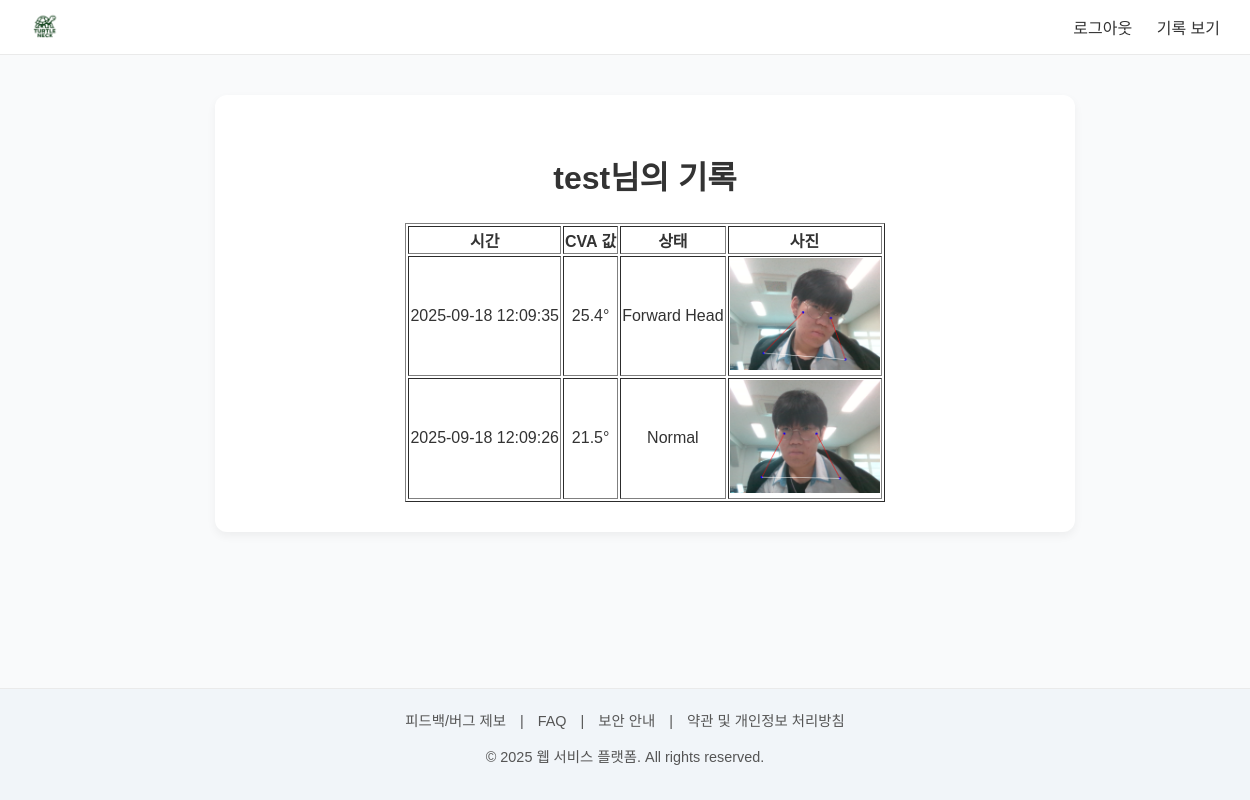
The page /records_images (signed in) on the database as committed earlier.
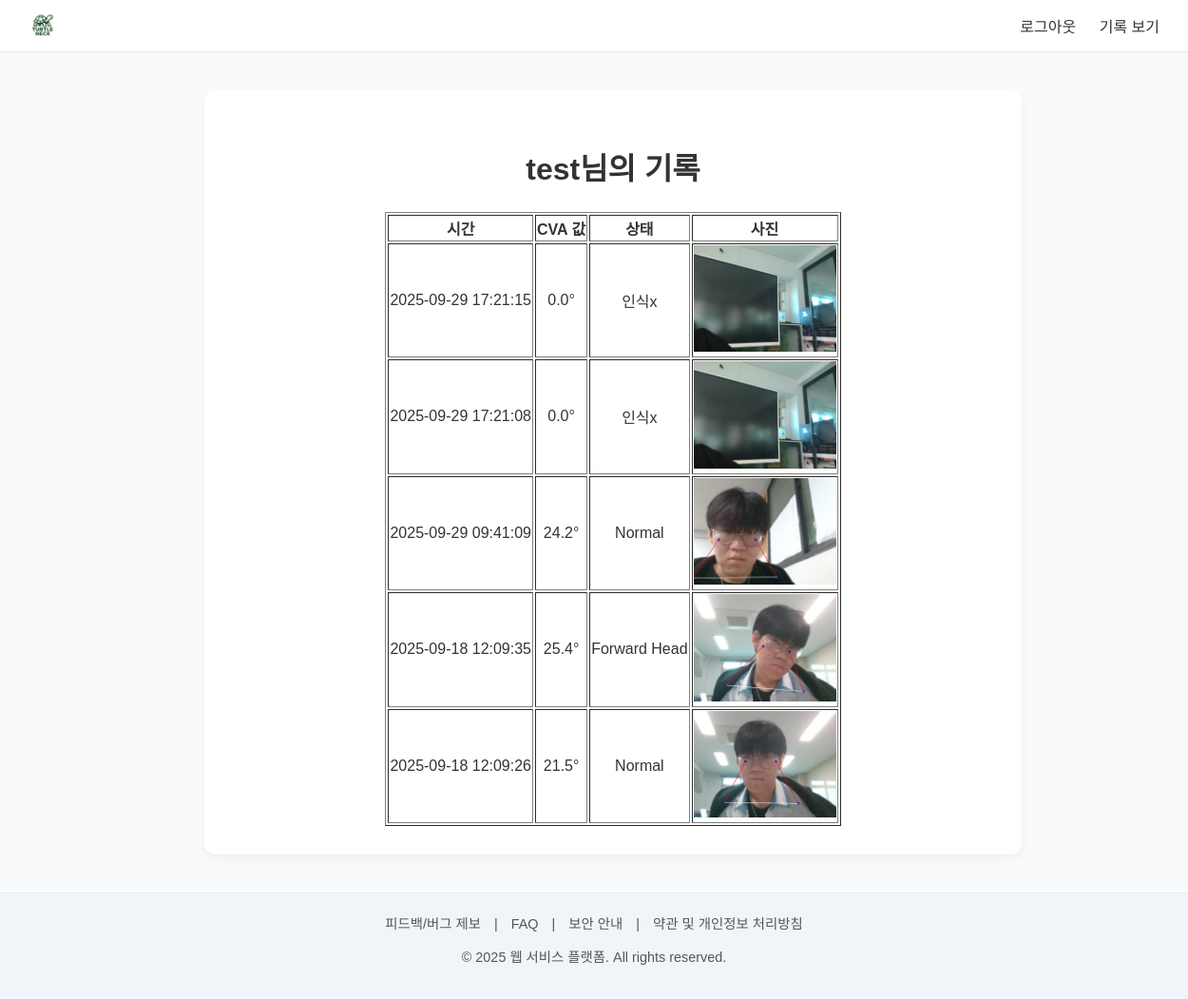
The same page on the database as committed later.
### tables this page shows
CREATE TABLE users (
            id INTEGER PRIMARY KEY AUTOINCREMENT,
            username TEXT UNIQUE NOT NULL,
            password TEXT NOT NULL,
            created_at TIMESTAMP DEFAULT CURRENT_TIMESTAMP
        );

CREATE TABLE cva_records (
            id INTEGER PRIMARY KEY AUTOINCREMENT,
            user_id INTEGER NOT NULL,
            cva_value REAL NOT NULL,
            status TEXT NOT NULL,
            image_path TEXT NOT NULL,
            created_at TIMESTAMP DEFAULT CURRENT_TIMESTAMP,
            FOREIGN KEY (user_id) REFERENCES users (id)
        );

### router/records/save_photo.py (the view)
@images_bp.route("/records_images")
def records_images():
    if "user_id" not in session:
        return redirect(url_for("index"))
    user_id = session["user_id"]
    conn = get_connection()
    user = conn.execute("SELECT username FROM users WHERE id = ?", (user_id,)).fetchone()
    records = conn.execute(
        "SELECT * FROM cva_records WHERE user_id = ? ORDER BY created_at DESC", (user_id,)
    ).fetchall()
    conn.close()
    return render_template("records/images.html", username=user["username"], records=records)

### db/__init__.py (called while the page is built)
def get_connection():
    conn = sqlite3.connect(DB_NAME, timeout=10, check_same_thread=False)
    conn.row_factory = sqlite3.Row
    return conn

### templates/records/images.html (shortened to what this page needs)
{% extends "base/base.html" %}
{% block content %}
<section class="form-container2">
  <h1>{{ username }}님의 기록</h1>
  <div class="t">
  <table border="1">
    <tr><th>시간</th><th>CVA 값</th><th>상태</th><th>사진</th></tr>
    {% for r in records %}
    <tr>
      <td>{{ r["created_at"] }}</td>
      <td>{{ r["cva_value"] }}°</td>
      <td>{{ r["status"] }}</td>
      <td><img src="{{ url_for('static', filename=r['image_path'].replace('static/', '')) }}" width="150" class="clickable-img" alt="CVA 이미지"></td>
    </tr>
    {% endfor %}
  </table>
</div>
</section>
{% endblock %}

### templates/base/base.html (shortened to what this page needs)
<!DOCTYPE html>
<html lang="ko">
<head>
    <link rel="stylesheet" href="{{ url_for('static', filename='style.css') }}">
</head>
<body>
    <header>
        <nav class="navbar">
            <div class="logo">
                {% if session.get('user_id') == 'guest' %}
                <a href="{{ url_for('logout') }}">
                    <img src="{{ url_for('static', filename='logo.png') }}" alt="logo" height="30">
                </a>
                {% else %}
                <a href="{{ url_for('index') }}">
                    <img src="{{ url_for('static', filename='logo.png') }}" alt="logo" height="30">
                </a>
                {% endif %}
            </div>
            <div class="menu">
                {% if session.get('user_id') and session.get('user_id') != 'guest' %}
                    <a href="{{ url_for('logout') }}">로그아웃</a>
                    <a href="{{ url_for('records.records') }}">기록 보기</a>
                {% else %}
                    <a href="{{ url_for('signup.register') }}">회원가입</a>
                    <a href="{{ url_for('login.login') }}">로그인</a>
                {% endif %}
            </div>
        </nav>
    </header>
    <main>
        {% block content %}{% endblock %}
    </main>
    <footer>
        <div class="footer-links">
            <a href="{{ url_for('footer.feedback') }}">피드백/버그 제보</a> |
            <a href="{{ url_for('footer.FAQ') }}">FAQ</a> |
            <a href="{{ url_for('footer.security') }}">보안 안내</a> |
            <a href="{{ url_for('footer.TAC') }}">약관 및 개인정보 처리방침</a>
        </div>
        <p>© 2025 웹 서비스 플랫폼. All rights reserved.</p>
    </footer>
</body>
</html>

### static/style.css (style rules this page uses)
body { margin: 0; font-family: "Noto Sans KR", sans-serif; background-color: #f9fafb; color: #333; display: flex; flex-direction: column; min-height: 100vh; height: 100%; }
header { background: #fff; border-bottom: 1px solid #eaeaea; padding: 10px 30px; }
.navbar { display: flex; justify-content: space-between; align-items: center; }
.navbar .menu a { margin-left: 20px; text-decoration: none; color: #333; font-weight: 500; }
main { flex: 1; padding: 40px 20px; text-align: center; width: 100%; }
.form-container2 { max-width: 800px; margin: 0 auto; background: #fff; padding: 30px; border-radius: 12px; box-shadow: 0 4px 10px rgba(0,0,0,0.05); text-align: center; }
.form-container2 table { text-align: center; }
.form-container2 .t { display: flex; justify-content: center; align-items: center; margin-top: 25px; }
footer { background: #f1f5f9; text-align: center; padding: 20px; font-size: 0.9rem; border-top: 1px solid #eaeaea; color: #555; }
footer .footer-links a { margin: 0 10px; text-decoration: none; color: #555; }
h1 { font-size: 2rem; font-weight: bold; margin-bottom: 0.3em; text-align: center; }

Rows that differ between the two databases and show on the page:
added cva_records: created_at "2025-09-29 17:21:15", cva_value "0.0", status "인식x", image_path (picture)
added cva_records: created_at "2025-09-29 17:21:08", cva_value "0.0", status "인식x", image_path (picture)
added cva_records: created_at "2025-09-29 09:41:09", cva_value "24.2", status "Normal", image_path (picture)
